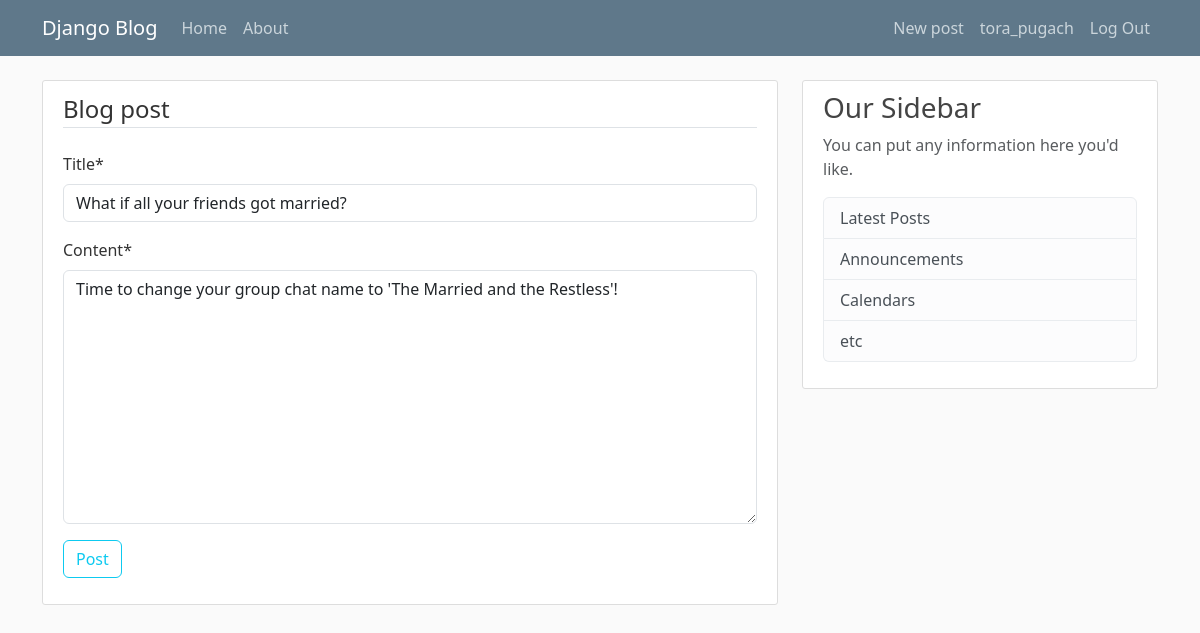
The app's page /post/5/update/ (signed in) with its own data.
### blog/models.py (models this page shows, shortened)
class Post(models.Model):
    title = models.CharField(max_length=100)
    content = models.TextField()
    date_posted = models.DateTimeField(default=timezone.now)
    author = models.ForeignKey(User, on_delete=models.CASCADE)  # другая БД с которой мы связываемся

### blog/views.py (the view, shortened to what this page needs)
# urls.py: path('post/<int:pk>/update/', PostUpdateView.as_view(), name='post-update'),
class PostUpdateView(LoginRequiredMixin, UserPassesTestMixin, UpdateView):
    model = Post
    fields = ['title', 'content']
    def test_func(self):
        post = self.get_object()
        if self.request.user == post.author:
            return True
        return False

### blog/templates/blog/post_form.html (shortened to what this page needs)
{% extends "blog/base.html" %}
{% load crispy_forms_tags %}
{% block content %}
<div class="content-section">
    <form method="POST">
        <fieldset class="form-group">
            <legend class="border-bottom mb-4">Blog post</legend>
            {{ form|crispy }}
        </fieldset>
        <div class="form-group">
            <button class="btn btn-outline-info" type="submit">Post</button>
        </div>
    </form>
</div>
{% endblock content %}

### blog/templates/blog/base.html (shortened to what this page needs)
{% load static %}
<html lang="en">
<head>
    <link href="https://cdn.jsdelivr.net/npm/bootstrap@5.3.3/dist/css/bootstrap.min.css" rel="stylesheet"
>
    <link rel="stylesheet" type="text/css" href="{% static 'blog/main.css' %}">
</head>
<body>
<header class="site-header">
    <nav class="navbar navbar-expand-md navbar-dark bg-steel fixed-top">
        <div class="container">
            <a class="navbar-brand mr-4" href="{% url  'blog-home' %}">Django Blog</a>
            <div class="collapse navbar-collapse" id="navbarToggle">
                <div class="navbar-nav me-auto">
                    <a class="nav-item nav-link" href="{% url  'blog-home' %}">Home</a>
                    <a class="nav-item nav-link" href="{% url  'blog-about' %}">About</a>
                </div>
                <div class="navbar-nav ms-auto">
                    {% if user.is_authenticated %}
                        <a class="nav-item nav-link" href="{% url 'post-create' %}">New post</a>
                        <a class="nav-item nav-link" href="{% url 'profile' %}">{{user.username}}</a>
                        <form action="{% url 'logout' %}" method="POST" style="margin-bottom: 0;">
                            <button class="nav-link">Log Out</button>
                        </form>
                    {% else %}
                        <a class="nav-item nav-link" href="{% url 'register' %}">Register</a>
                        <a class="nav-item nav-link" href="{% url 'login' %}">Log In</a>
                    {% endif %}
                </div>
            </div>
        </div>
    </nav>
</header>
<main role="main" class="container">
    <div class="row">
        <div class="col-md-8">
            {% block content %}{% endblock %}
        </div>
        <div class="col-md-4">
            <div class="content-section">
                <h3>Our Sidebar</h3>
                <p class='text-muted'>You can put any information here you'd like.
                <ul class="list-group">
                    <li class="list-group-item list-group-item-light">Latest Posts</li>
                    <li class="list-group-item list-group-item-light">Announcements</li>
                    <li class="list-group-item list-group-item-light">Calendars</li>
                    <li class="list-group-item list-group-item-light">etc</li>
                </ul>
                </p>
            </div>
        </div>
    </div>
</main>
</body>
</html>

### blog/static/blog/main.css (style rules this page uses)
body { background: #fafafa; color: #333333; margin-top: 5rem; }
h1, h2, h3, h4, h5, h6 { color: #444444; }
ul { margin: 0; }
.bg-steel { background-color: #5f788a; }
.site-header .navbar-nav .nav-link { color: #cbd5db; }
.content-section { background: #ffffff; padding: 10px 20px; border: 1px solid #dddddd; border-radius: 3px; margin-bottom: 20px; }

### records on screen
Post: title "What if all your friends got married?", content "Time to change your group chat name to 'The Married and the Restless'!"

### other values on screen
{{ user.username }} "tora_pugach"
